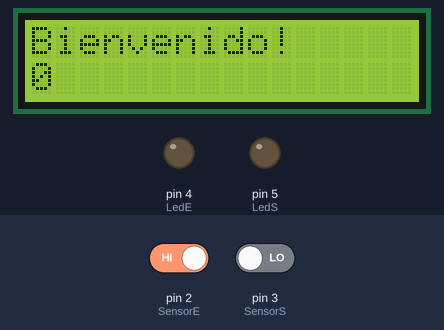
Recording of a sketch running on a simulated Arduino Uno, built with avr-gcc and run on an emulated ATmega328P. Shown: 16×2 character LCD, output pins drawn as LEDs (lit = HIGH). Inputs (shaded band) come from the test bench; at power-on: pin 2 (SensorE) HIGH, pin 3 (SensorS) LOW.

Above: at 1.2 s.
1.3 s: pin 2 (SensorE) driven LOW
At 2.9 s:
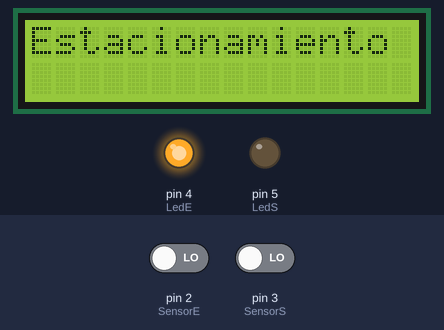
At 4.0 s:
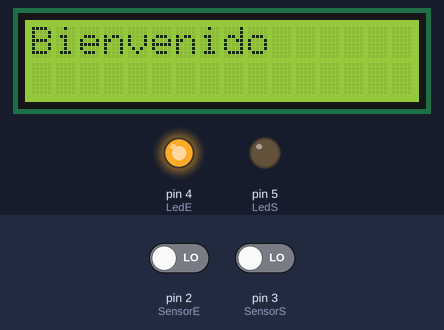
4.6 s: pin 3 (SensorS) driven HIGH
At 5.0 s:
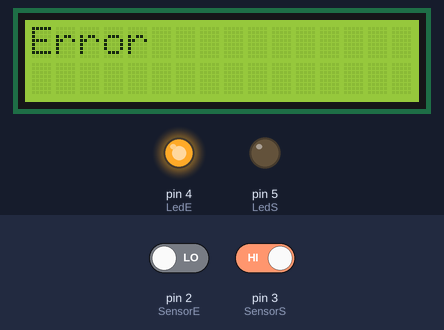
Timing chart, 0 to 7.6 s (numbered marks = the images above; inputs shaded):
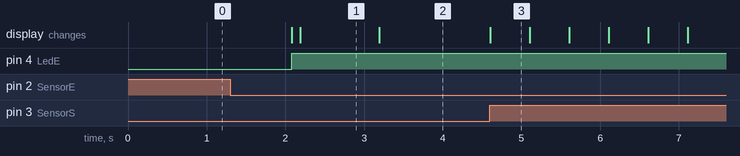

Measured:
- after the input at 1.3 s, pin 4 (LedE): LOW → HIGH after 0.78 s; the display: first changes after 0.78 s (image 1 shows a later state)
- after the input at 4.6 s, the display: changes at once (image 3)
- what the display in image 1 shows lasts 1.0 s, from 2.2 s to 3.2 s
- what the display in image 3 shows lasts 0.5 s, from 4.6 s to 5.1 s

The sketch:

Estacionamiento.ino
```cpp
#include <LiquidCrystal.h>

const int rs = 12, en = 11, d4 = 10, d5 = 9, d6 = 8, d7 = 7;
LiquidCrystal Mi_LCD (rs, en, d4, d5, d6, d7);

const int SensorE=2;
const int SensorS=3;

const int LedE=4;
const int LedS=5;
volatile int cont=0;
volatile int No_autos;

void setup() {
  // put your setup code here, to run once:
  pinMode(SensorE, INPUT);
 pinMode(SensorS, INPUT);

    pinMode(LedE, OUTPUT);

    pinMode(LedS, OUTPUT);

  attachInterrupt(digitalPinToInterrupt(SensorE),AutosE,RISING);
    attachInterrupt(digitalPinToInterrupt(SensorS),error,RISING);
  Mi_LCD.begin(16,2);

}


void loop() {
  // put your main code here, to run repeatedly:
 Mi_LCD.clear();
 Mi_LCD.print("Bienvenido");
 while(digitalRead(SensorE)==LOW);
 Mi_LCD.clear();
 Mi_LCD.print("Estacionamiento");
Sensor_Entrada();

 digitalWrite(LedE,HIGH);

do{
  Mi_LCD.clear();
  Mi_LCD.print("No de autos: ");
  Mi_LCD.setCursor(0,1);
  Mi_LCD.print(cont);
  delay(100);
}while(cont>=25);

Mi_LCD.clear();
Mi_LCD.print("Estacionamiento lleno");
digitalWrite(LedS,LOW);

delay(1000);


}

void Sensor_Entrada (void){
   while(digitalRead(SensorE)==LOW);
   do{

    Mi_LCD.clear();
 Mi_LCD.print("Bienvenido!");
 Mi_LCD.setCursor(0,1);
  Mi_LCD.print(No_autos);
  delay(1000);

  }while(digitalRead(SensorE)==HIGH);

}

  void Cuenta_5_0 (){

  for(int i=5; i > 0; i--){
    Mi_LCD.clear();
   Mi_LCD.print("Autos: ");
     Mi_LCD.setCursor(0,1);
     Mi_LCD.print(i);
     delay(100);

  }
}


void AutosE(){
  cont++;
}

void error(){
  digitalWrite(LedS,LOW);
  do{
  Mi_LCD.clear();
  Mi_LCD.print("Error");
  for(int i=0; i<500; i++){
    delayMicroseconds(1000);
  }
  Mi_LCD.setCursor(0,1);
  Mi_LCD.print("No.depzas");
  Mi_LCD.print(cont);
  Mi_LCD.print(" de ");
  Mi_LCD.print(No_autos);
    for(int i=0; i<500; i++){
    delayMicroseconds(1000);
  }
  }
  while(1);
}
```
